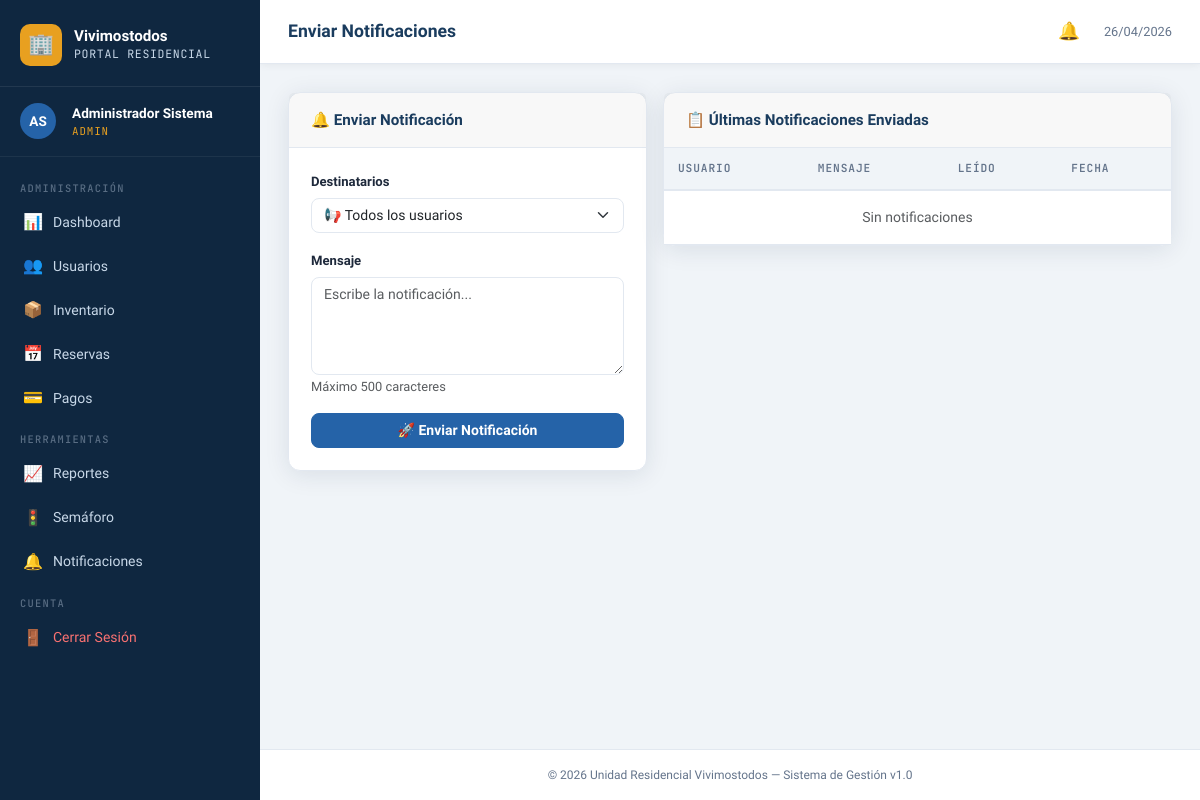
/admin/notificaciones/enviar.php (signed in), run on the app's committed database.
### tables this page shows
CREATE TABLE IF NOT EXISTS usuarios (
    id_usuario      INT AUTO_INCREMENT PRIMARY KEY,
    nombre          VARCHAR(100) NOT NULL,
    apellido        VARCHAR(100) NOT NULL,
    correo          VARCHAR(150) UNIQUE NOT NULL,
    password        VARCHAR(255) NOT NULL,
    cedula          VARCHAR(20)  UNIQUE NOT NULL,
    telefono        VARCHAR(20),
    rol             ENUM('ADMIN','RESIDENTE','SUPERVISOR') NOT NULL,
    estado          ENUM('ACTIVO','INACTIVO') DEFAULT 'ACTIVO',
    fecha_creacion  TIMESTAMP DEFAULT CURRENT_TIMESTAMP
);

### config/session.php (called while the page is built, shortened)
<?php
function currentUser(): ?array {
    return $_SESSION['usuario'] ?? null;
}
function currentRole(): ?string {
    return $_SESSION['usuario']['rol'] ?? null;
}

### config/functions.php (called while the page is built, shortened)
<?php
function sanitize(string $str): string {
    return htmlspecialchars(trim($str), ENT_QUOTES, 'UTF-8');
}

### admin/notificaciones/enviar.php (the view, shortened to what this page needs)
<?php
require_once 'C:\xampp\htdocs\vivimostodos/config/session.php';
require_once 'C:\xampp\htdocs\vivimostodos/config/functions.php';
$db = getDB();
$pageTitle = 'Enviar Notificaciones';
$usuarios = $db->query("SELECT id_usuario, nombre, apellido, rol FROM usuarios WHERE estado='ACTIVO' ORDER BY nombre")->fetchAll();
$ultimas = $db->query(
    "SELECT n.*, u.nombre, u.apellido FROM notificaciones n JOIN usuarios u ON n.id_usuario=u.id_usuario
     ORDER BY n.fecha DESC LIMIT 20"
)->fetchAll();
include 'C:/xampp/htdocs/vivimostodos/includes/header.php';
include 'C:/xampp/htdocs/vivimostodos/includes/sidebar.php';
?>
<div class="row g-3">
    <div class="col-lg-5">
        <div class="card animate-in">
            <div class="card-header"><h5>🔔 Enviar Notificación</h5></div>
            <div class="card-body">
                <form method="POST">
                    <div class="mb-3">
                        <label class="form-label">Destinatarios</label>
                        <select name="destinatario" id="dest-select" class="form-select" onchange="toggleDest(this.value)">
                            <option value="todos">📢 Todos los usuarios</option>
                        </select>
                    </div>
                    <div class="mb-3">
                        <label class="form-label">Mensaje</label>
                        <textarea name="mensaje" class="form-control" rows="4" maxlength="500" placeholder="Escribe la notificación..." required></textarea>
                        <small class="text-muted">Máximo 500 caracteres</small>
                    </div>
                    <button type="submit" class="btn btn-primary w-100">🚀 Enviar Notificación</button>
                </form>
            </div>
        </div>
    </div>
    <div class="col-lg-7">
        <div class="card animate-in delay-2">
            <div class="card-header"><h5>📋 Últimas Notificaciones Enviadas</h5></div>
            <div class="card-body p-0">
                <div class="table-responsive">
                    <table class="table table-sm mb-0">
                        <thead><tr><th>Usuario</th><th>Mensaje</th><th>Leído</th><th>Fecha</th></tr></thead>
                        <tbody>
                        <?php if (empty($ultimas)): ?>
                        <tr><td colspan="4" class="text-center py-3 text-muted">Sin notificaciones</td></tr>
                        <?php endif; ?>
                        </tbody>
                    </table>
                </div>
            </div>
        </div>
    </div>
</div>
<?php include 'C:/xampp/htdocs/vivimostodos/includes/footer.php'; ?>

### includes/sidebar.php (shortened to what this page needs)
<?php
require_once 'C:\xampp\htdocs\vivimostodos/config/session.php';
require_once 'C:\xampp\htdocs\vivimostodos/config/functions.php';
$user = currentUser();
$rol  = currentRole();
$initials = strtoupper(substr($user['nombre'],0,1) . substr($user['apellido'],0,1));
?>
<aside class="sidebar">
    <div class="sidebar-brand">
        <a href="#" class="brand-logo">
            <div class="brand-icon">🏢</div>
            <div class="brand-text">
                <strong>Vivimostodos</strong>
                <span>Portal Residencial</span>
            </div>
        </a>
    </div>
    <div class="sidebar-user d-flex align-items-center gap-3">
        <div class="user-avatar"><?= $initials ?></div>
        <div class="user-info">
            <div class="user-name"><?= sanitize($user['nombre']) ?> <?= sanitize($user['apellido']) ?></div>
            <div class="user-role"><?= $rol ?></div>
        </div>
    </div>
    <nav class="sidebar-nav">
        <?php if ($rol === 'ADMIN'): ?>
        <div class="nav-section-title">Administración</div>
        <a href="/vivimostodos/admin/dashboard.php" class="sidebar-link <?= str_contains($_SERVER['REQUEST_URI'],'dashboard') ? 'active' : '' ?>">
            <span class="icon">📊</span> Dashboard
        </a>
        <a href="/vivimostodos/admin/usuarios/index.php" class="sidebar-link <?= str_contains($_SERVER['REQUEST_URI'],'/usuarios/') ? 'active' : '' ?>">
            <span class="icon">👥</span> Usuarios
        </a>
        <a href="/vivimostodos/admin/inventario/index.php" class="sidebar-link <?= str_contains($_SERVER['REQUEST_URI'],'/inventario/') ? 'active' : '' ?>">
            <span class="icon">📦</span> Inventario
        </a>
        <a href="/vivimostodos/admin/reservas/index.php" class="sidebar-link <?= str_contains($_SERVER['REQUEST_URI'],'/reservas/') ? 'active' : '' ?>">
            <span class="icon">📅</span> Reservas
        </a>
        <a href="/vivimostodos/admin/pagos/index.php" class="sidebar-link <?= str_contains($_SERVER['REQUEST_URI'],'/pagos/') ? 'active' : '' ?>">
            <span class="icon">💳</span> Pagos
        </a>
        <div class="nav-section-title">Herramientas</div>
        <a href="/vivimostodos/admin/reportes/index.php" class="sidebar-link <?= str_contains($_SERVER['REQUEST_URI'],'/reportes/') ? 'active' : '' ?>">
            <span class="icon">📈</span> Reportes
        </a>
        <a href="/vivimostodos/admin/reportes/semaforo.php" class="sidebar-link">
            <span class="icon">🚦</span> Semáforo
        </a>
        <a href="/vivimostodos/admin/notificaciones/enviar.php" class="sidebar-link">
            <span class="icon">🔔</span> Notificaciones
        </a>
        <?php endif; ?>
        <div class="nav-section-title" style="margin-top:auto">Cuenta</div>
        <a href="/vivimostodos/logout.php" class="sidebar-link" style="color:#f87171">
            <span class="icon">🚪</span> Cerrar Sesión
        </a>
    </nav>
</aside>
<div class="main-wrapper">
    <div class="topbar">
        <div class="d-flex align-items-center gap-3">
            <span class="topbar-title"><?= $pageTitle ?? 'Panel' ?></span>
        </div>
        <div class="topbar-right">
            <div class="position-relative">
                <button class="notif-btn" id="notif-btn" title="Notificaciones">
                    🔔
                </button>
            </div>
            <span style="font-size:.8rem;color:var(--text-muted)"><?= date('d/m/Y') ?></span>
        </div>
    </div>
    <div class="page-content">

### data on the page
usuarios: initials "AS", nombre "Administrador", apellido "Sistema"

### other printed values
$rol "ADMIN"
$pageTitle "Enviar Notificaciones"
